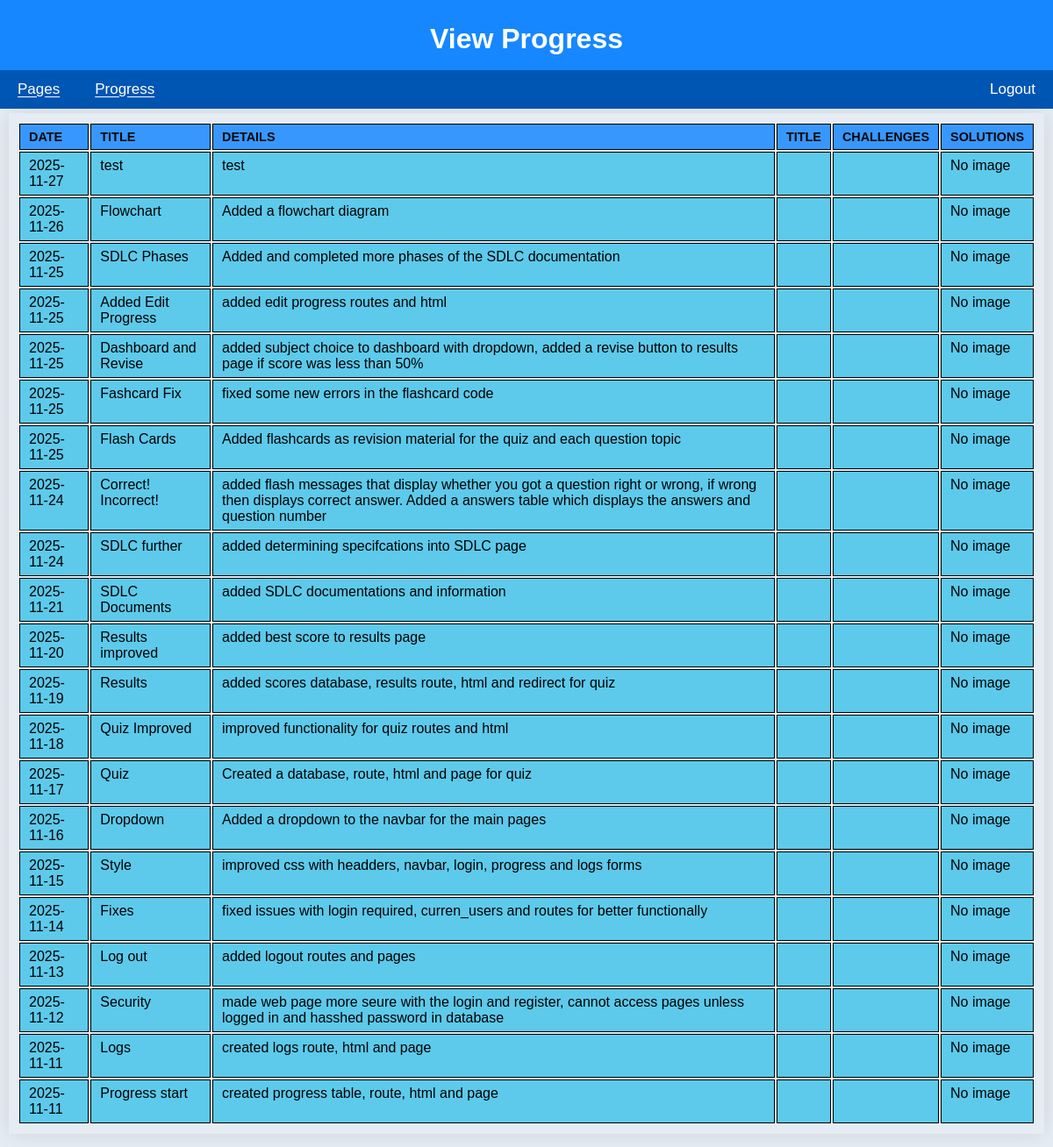
The app's page /view_progress (signed in) with its own data.
### tables this page shows
CREATE TABLE progresslogs (
    id INTEGER PRIMARY KEY AUTOINCREMENT,
    user_id INTEGER NOT NULL,
    date TEXT NOT NULL,
    title TEXT NOT NULL UNIQUE,
    details TEXT NOT NULL,
    image_path TEXT,
    challenges TEXT NOT NULL,
    solutions TEXT NOT NULL
);

### app.py (the view)
@app.route('/view_progress', methods=['GET', 'POST'])
@login_required
def view_progress():
    try:
        with get_db_connection() as conn:
            cursor = conn.cursor()
            cursor.execute(
                """SELECT id, date, title, details, image_path
                   FROM ProgressLogs
                   WHERE user_id = ?
                   ORDER BY date DESC, id DESC""",  # Newer entries first
                (current_user.id,)
            )
            posts = cursor.fetchall()
        return render_template('viewProgress.html', posts=posts, username=current_user.username)
    except Exception as e:
        flash('Error loading your progress logs.', 'error')
        print(f"Error loading progress: {e}")

### app.py (called while the page is built)
@login_manager.user_loader
def load_user(user_id):
    try:
        with get_db_connection() as conn:
            cursor = conn.cursor()
            cursor.execute(
                'SELECT id, username FROM users WHERE id = ?',
                (user_id,)
            )
            user = cursor.fetchone()  # get the first record from query result
        if user:
            return User(id=user['id'], username=user['username'])
        return None
    except Exception as e:
        print(f"Error loading user {user_id}: {e}")  # Replace with proper logging later
        return None

@contextmanager
def get_db_connection():
    conn = sqlite3.connect('database.db')
    conn.row_factory = sqlite3.Row  # Allows accessing columns by name
    try:
        yield conn  # keep connection open while actively accessing db
    finally:  # when finished
        conn.close()

### templates/viewProgress.html (shortened to what this page needs)
{% extends 'base.html' %}
{% block heading %}View Progress{% endblock %}
{% block content %}
    {% if posts %}
        <table>
            <tr>
                <th>Date</th>
                <th>Title</th>
                <th>Details</th>
                <th>Title</th>
                <th>challenges</th>
                <th>solutions</th>
            </tr>
        {% for post in posts %}
            <tr>
                <td>{{ post.date }}</td>
                <td>{{ post.title }}</td>
                <td>{{ post.details }}</td>
                <td>{{ post.challenges }}</td>
                <td>{{ post.solutions }}</td>
                <td>
                    {% if post.image_path %}
                        <img src="{{ url_for('static', filename=post.image_path) }}"
                            alt="Progress Image"
                            width="150">
                    {% else %}
                        No image
                    {% endif %}
                </td>
            </tr>
        {% endfor %}
        </table>
    {% else %}
        <p>No progress entries found.</p>
    {% endif %}
{% endblock %}

### static/styles.css (style rules this page uses)
body { font-family: Arial, sans-serif; margin: 10px; padding: 0; background-color: #e6ecf3; color:black; }
td, th { vertical-align: top; }
td { vertical-align: top; background-color: #5dcaeb; }
table { max-width: 1500px; margin: 15px auto; padding: 10px; border-radius: 1px; box-shadow: 0 0 25px rgba(0,0,0, 0.1); align-content: center; }
table th, table td, table tr { border: 1.5px solid #000000; padding: 6px 10px; text-align: left; }
table th { background-color: #3897fc; color: #0a0a0a; font-weight: bold; text-transform: uppercase; font-size: 0.9em; }

### records on screen
progresslogs: date "2025-11-27", title "test", details "test"
progresslogs: date "2025-11-26", title "Flowchart", details "Added a flowchart diagram"
progresslogs: date "2025-11-25", title "SDLC Phases", details "Added and completed more phases of the SDLC documentation"
progresslogs: date "2025-11-25", title "Added Edit Progress", details "added edit progress routes and html"
progresslogs: date "2025-11-25", title "Dashboard and Revise", details "added subject choice to dashboard with dropdown, added a revise button to results page if score was less than 50%"
progresslogs: date "2025-11-25", title "Fashcard Fix", details "fixed some new errors in the flashcard code"
progresslogs: date "2025-11-25", title "Flash Cards", details "Added flashcards as revision material for the quiz and each question topic"
progresslogs: date "2025-11-24", title "Correct! Incorrect!", details "added flash messages that display whether you got a question right or wrong, if wrong then displays correct answer. Added a answers table which displays the answers and question number"
progresslogs: date "2025-11-24", title "SDLC further", details "added determining specifcations into SDLC page"
progresslogs: date "2025-11-21", title "SDLC Documents", details "added SDLC documentations and information"
progresslogs: date "2025-11-20", title "Results improved", details "added best score to results page"
progresslogs: date "2025-11-19", title "Results", details "added scores database, results route, html and redirect for quiz"
progresslogs: date "2025-11-18", title "Quiz Improved", details "improved functionality for quiz routes and html"
progresslogs: date "2025-11-17", title "Quiz", details "Created a database, route, html and page for quiz"
progresslogs: date "2025-11-16", title "Dropdown", details "Added a dropdown to the navbar for the main pages"
progresslogs: date "2025-11-15", title "Style", details "improved css with headders, navbar, login, progress and logs forms"
progresslogs: date "2025-11-14", title "Fixes", details "fixed issues with login required, curren_users and routes for better functionally"
progresslogs: date "2025-11-13", title "Log out", details "added logout routes and pages"
progresslogs: date "2025-11-12", title "Security", details "made web page more seure with the login and register, cannot access pages unless logged in and hasshed password in database"
progresslogs: date "2025-11-11", title "Logs", details "created logs route, html and page"
progresslogs: date "2025-11-11", title "Progress start", details "created progress table, route, html and page"
